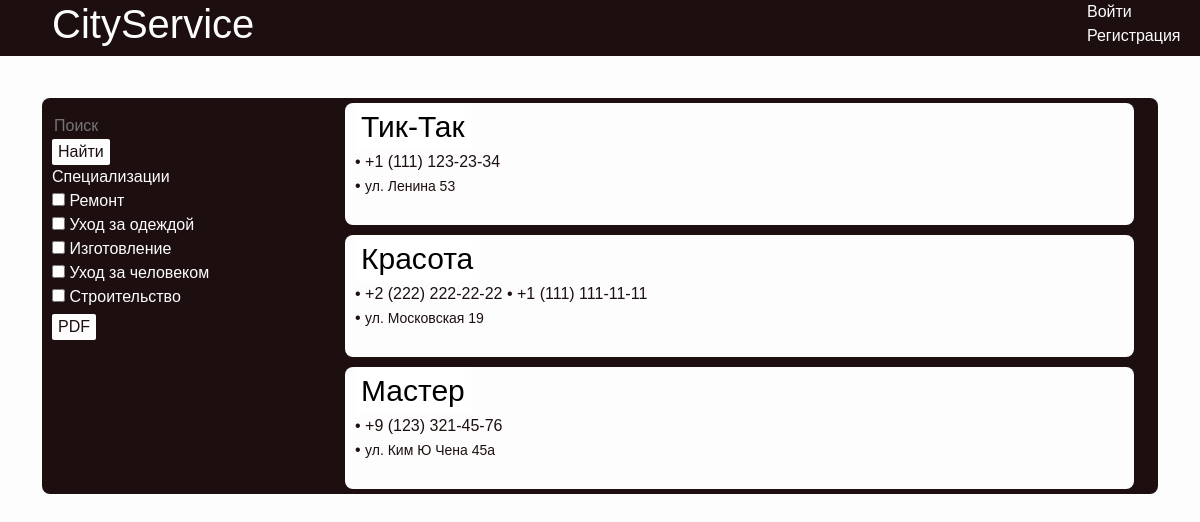
The app's page /cityservice/companies with its own data.
### etc/models.py (models this page shows)
class Specialization(models.Model):
    id = models.IntegerField(primary_key=True)
    name = models.CharField(max_length=150, null=False)
    class Meta:
        db_table = "specialization"

class Company(models.Model):
    id = models.IntegerField(primary_key=True)
    name = models.CharField(max_length=150, null=False) #blank = False?
    rank = models.IntegerField(null=True)
    type_of_ownership = models.CharField(max_length=150, null=True)
    address = models.CharField(max_length=200, null=True)
    description = models.TextField()
    account = models.ForeignKey(Account, on_delete=models.CASCADE)
    services = models.ManyToManyField(Service)
    specializations = models.ManyToManyField(Specialization)
    holidays = models.ManyToManyField(Holiday)
    day_of_work = models.ManyToManyField(Day_of_work)
    class Meta:
        db_table = "company"

class Phone(models.Model):
    id = models.IntegerField(primary_key=True)
    phone = models.CharField(max_length=15, null=False)
    company = models.ForeignKey(Company, on_delete=models.CASCADE)
    class Meta:
        db_table = "phone"

### etc/views.py (the view)
# urls.py: path('cityservice/companies', companies, name='companies'),
def companies(request):
    context = {}
    if request.method == 'POST':
        companies = []
        phones = []
        if request.POST['specs_choose'] != '':
            specs = request.POST['specs_choose'].split(',')
            services = []
            for spec in specs:
                specialization = Specialization.objects.get(name=spec)
                service_list = list(Service.objects.filter(specialization=specialization))
                companies.extend(list(Company.objects.filter(specializations=specialization)))
                for item in service_list:
                    services.append(item)
            context['services'] = services
        if request.POST['services_choose'] != '':
            services = request.POST['services_choose'].split(',')
            companies = []
            phones = []
            for service in services:
                s = Service.objects.get(name=service)
                companies.extend(list(Company.objects.filter(services=s)))
        if request.POST['search'] != '':
            search = request.POST['search']
            print(search)
            print(type(search))
            services = list(Service.objects.filter(Q(name__icontains=search) | Q(name__icontains=search.upper()) | Q(name__icontains=search.lower()) | Q(name__icontains=search.lower().title())))
            specializations = list(Specialization.objects.filter(Q(name__icontains=search) | Q(name__icontains=search.upper()) | Q(name__icontains=search.lower()) | Q(name__icontains=search.lower().title())))
            companies.extend(list(Company.objects.filter(Q(name__icontains=search) | Q(name__icontains=search.upper()) | Q(name__icontains=search.lower()) | Q(name__icontains=search.lower().title()))))
            for service in services:
                companies.extend(list(Company.objects.filter(services=service)))
            for spec in specializations:
                companies.extend(list(Company.objects.filter(specializations=spec)))
        companies = set(companies)
        for elem in companies:
            phones.append(list(Phone.objects.filter(company=elem)))
        pdf_companies = [{'pk': company.pk, 'name': company.name, 'address': company.address} for company in companies]
        pdf_phones = [[p.phone for p in phone] for phone in phones]
        context['companies'] = companies
        context['pdf_companies'] = pdf_companies
        context['pdf_phones'] = pdf_phones
        context['phones'] = phones
        context['search'] = request.POST['search']
        context['specs_choose'] = request.POST['specs_choose']
        context['services_choose'] = request.POST['services_choose']
    else:
        qs_companies = Company.objects.all()
        comps = list(qs_companies)
        phones = []
        qs_phones = {}
        for comp in comps:
            phones.append(list(Phone.objects.filter(company=comp)))
        pdf_companies = [{'pk': company.pk, 'name': company.name, 'address': company.address} for company in qs_companies]
        pdf_phones = [[p.phone for p in phone] for phone in phones]
        context['pdf_companies'] = pdf_companies
        context['pdf_phones'] = pdf_phones
        context['phones'] = phones
        context['companies'] = comps
        context['specs_choose'] = ''
        context['services_choose'] = ''
        context['search'] = ''
    context['specs'] = Specialization.objects.all()
    return render(request, 'companies.html', context)

### etc/templates/companies.html (shortened to what this page needs)
{% load static %}
<!DOCTYPE html>
<html lang="en">
<head>
    <link href="/static/bootstrap/css/bootstrap.min.css" rel="stylesheet">
    <link href="/static/company_style.css" rel=stylesheet>
</head>
<body>
    <header>
        <div class="container ">
            <div class="row">
                <div class="col-11">
                    <h1 class="text-left cs-h1"><a class="cs-a" href={% url 'companies' %}>CityService</a></h1>
                </div>
                <div class="col-1">
                    {% if request.user.is_authenticated %}
                        <a href={%url 'account_profile'%} class="cs-a-registr">Профиль</a>
                        <br>
                        <a href={% url 'account_logout'%} class="cs-a-registr">Выйти</a>
                    {% else %}
                        <a href={% url 'account_login'%} class="cs-a-registr">Войти</a>
                        <br>
                        <a href={% url 'account_registration'%} class="cs-a-registr">Регистрация</a>
                    {% endif %}
                </div>
            </div>
        </div>
    </header>
    <hr>
    <div class="container">
    <br>
    <div class="container">
        <div class="row">
            <div class="col-3 cs-panel">
                <form class="cs-form" action={% url 'companies' %} method="POST">
                        <input placeholder="Поиск" class="cs-input" name="search">
                    <input type="submit" class="cs-button" value="Найти">
                <div class="spez-name">Специализации</div>
                <div class="spez">
                            {% for spec in specs %}
                                <div class="">
                                        <input onclick="spec('{{ spec.name }}')" id='spec_{{spec.name}}' type="checkbox">
                                        <label id='label_{{spec.name}}' class="cs-label" for='spec_{{spec.name}}' onchange="this.form.submit()">{{ spec.name }}</label>
                                </div>
                            {% endfor %}
                </div>
                    </form>
                </div>
                <form class="cs-form" action={% url 'create_pdf' %} method="POST">
                    <input type="submit" style="margin-top: 5px;" class="cs-button" onclick="_pdf()" value="PDF">
                </form>
            </div>
            <div class="col-9 cs-spezi">
                <div class="cs-spezi_list">
                    <div class="container">
                        {% for company in companies %}
                        <div class="row">
                            <div class="column-10">
                                <div class="cs-spez">
                                        <form method="POST" action={% url 'company' %}>
                                            <input type="submit" class="button_company_name" value={{company.name}}>
                                    {% with count=forloop.counter %}
                                        {% for ph in phones %}
                                            {% if forloop.counter == count %}
                                                {% for p in ph%}
                                                    <span class="tochka"> • </span>
                                                    <label class="label-phone">{{ p.phone }}</label>
                                                {% endfor %}
                                            {% endif %}
                                        {% endfor %}
                                    {% endwith %}
                                    <br>
                                    <span class="tochka"> • </span>
                                    <span class="cs-vakansiya-company">{{company.address}}</span>
                                    <br>
                                    <br>
                                </div>
                            </div>
                        </div>
                        {% endfor %}
                    </div>
                </div>
            </div>
        </div>
</body>
</html>

### static/company_style.css (style rules this page uses)
:root { --colorBlack: #1D0F0F; --colorWhite: #fdfdfd; --colorGray: #a3a3a3; }
body { font-family: Arial, Helvetica, sans-serif; background-color: var(--colorWhite); }
.cs-h1 { color: var(--colorWhite); }
header { background-color: var(--colorBlack); margin-bottom: -15px; }
hr { color: var(--colorWhite); }
.cs-panel { background-color: var(--colorBlack); color: var(--colorWhite); padding: 5px; padding-left: 10px; border-radius: 8px; border-top-right-radius: 0px; border-bottom-right-radius: 0px; }
.cs-spezi { background-color: var(--colorBlack); color: var(--colorWhite); border-top-right-radius: 8px; border-bottom-right-radius: 8px; }
.cs-spez { background-color: var(--colorWhite); margin-top: 5px; margin-bottom: 5px; border-radius: 8px; border-style: hidden; padding-left: 10px; }
.cs-vakansiya-name, .cs-vakansiya-opisanie, .cs-vakansiya-spez, .cs-vakansiya-regioni, .cs-vakansiya-company { color: var(--colorBlack); }
.cs-vakansiya-spez, .cs-vakansiya-regioni, .cs-vakansiya-company { font-size: 14px; }
.tochka { color: var(--colorBlack); }
.cs-input { margin-top: 10px; width: auto; border-radius: 8px; border-style: hidden; background-color: var(--colorBlack); color: var(--colorWhite); }
.cs-button { border-radius: 2px; background-color: var(--colorWhite); color: var(--colorBlack); border-style: hidden; }
.cs-a-registr { text-decoration: none; color: var(--colorWhite); }
.cs-a { text-decoration: none; color: var(--colorWhite); margin-left: 10px; }
.cs-form { background-color: var(--colorBlack); border-color: var(--colorWhite); }
.label-phone { color: var(--colorBlack); }
.button_company_name { border: none; background-color: white; font-size: 30px; color: black }

### records on screen
Specialization: name "Ремонт"
Specialization: name "Уход за одеждой"
Specialization: name "Изготовление"
Specialization: name "Уход за человеком"
Specialization: name "Строительство"
Company: name "Тик-Так", address "ул. Ленина 53"
Phone: phone "+1 (111) 123-23-34"
Company: name "Красота", address "ул. Московская 19"
Phone: phone "+2 (222) 222-22-22"
Phone: phone "+1 (111) 111-11-11"
Company: address "ул. Ким Ю Чена 45а"
Phone: phone "+9 (123) 321-45-76"
